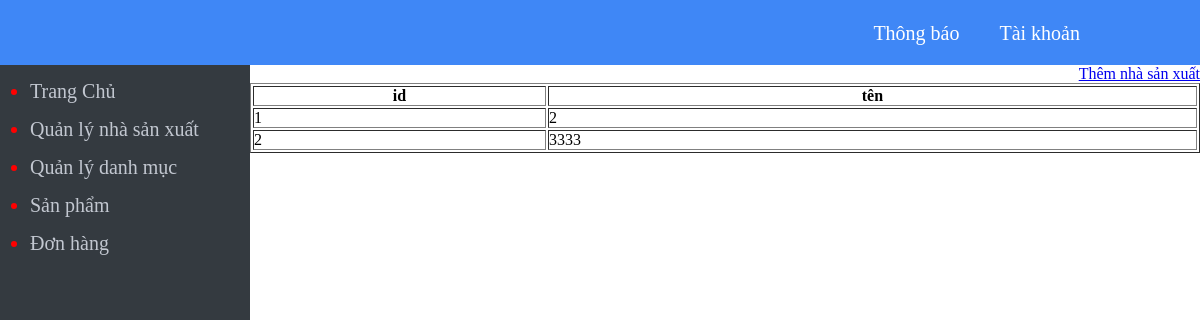
/admin/manufactures/index.php, run on an earlier commit of the app's database.
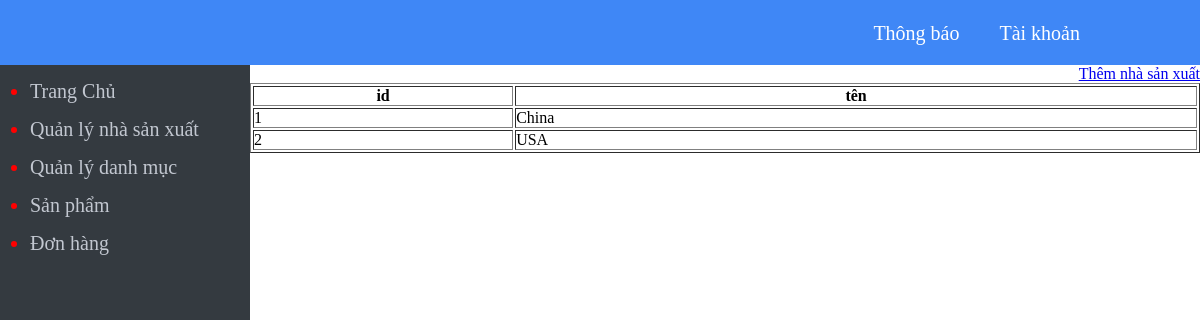
And on a later commit of the database.
### tables this page shows
CREATE TABLE `manufacturers` (
  `id` int(11) NOT NULL,
  `name` varchar(50) NOT NULL
);

### admin/manufactures/index.php (the view)
<?php include'../menu_top.php'; ?>
	<a style="float: right;" href="form_insert.php">Thêm nhà sản xuất</a>
<?php
require '../connect.php';
$sql="select * from manufacturers";
$result=mysqli_query($connect,$sql);
?>
	<table border="1" width="100%">
		<tr>
			<th>id</th>
			<th>tên</th>
		</tr>
		<?php foreach ($result as $key => $each) {?>
		<tr>
			<td><?php echo  $key+1  ?></td>
			<td><?php echo $each['name'] ?></td>
		</tr>
		<?php } ?>
	</table>
<?php include'../menu_bottom.php'; ?>

What changed in the data, as far as the page shows it:
changed manufacturers: name "2" → "China"
changed manufacturers: name "3333" → "USA"
